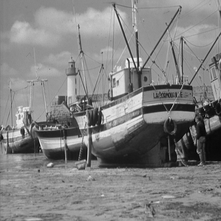
#> input picture images/originals/boat.png, 221 x 221 px, shrunk from 512 x 512 before the run, given in place of airplane_64.png, which was not available
$ python longtest.py
#> lines starting #> are read from the running program, lines starting #| are printed output that depends on the picture; pictures that were not available may be replaced by others from this repository, and a replacement may not be noted
### wm/moments/_RadialMoment.py
import gc
import h5py
import numpy as np

from ..Image import Image

class _RadialMoment:

    def __init__(self, n_max, N=None, m_max=None, M=None, **kwargs):
        """
        n_max: max order
        N: image height
        m_max: max repetition
        M: image width
        """
#> called with n_max = 50, N = 64
        self.dtype = kwargs.get('dtype', complex)
        self.pxtype = kwargs.get('dtype', np.uint8)
        # N:sampling, M:sampling
        self.N = N or n_max
        self.M = M or self.N
        # n_max:order, m_max:repetition
        self.n_max = n_max
        self.m_max = m_max or n_max
        self.w_space = None
        # coding
        self.qs = kwargs.get('qs', 0.3)
        self.encode_dir = kwargs.get('encode_dir', 'diagonal')
        self.encode_K = kwargs.get('encode_K', self.m_max)
        #
        self.polar_r_fi  = np.zeros((self.N,self.M,2))
        for u in range(self.N):
            for v in range(self.M):
                self.polar_r_fi[u,v] = self.pos_to_polar(u, v)
        self.Vmx = kwargs.get('Vmx', None)
        if kwargs.get('Vfile', None) is not None:
            with h5py.File(kwargs['Vfile'], 'r') as hf:
                self.Vmx = hf['V'][:]

    def __call__(self):
        raise NotImplementedError

    # [109 lines left out: functions reconstruct_px, reconstruct, encode, decode_moment, decode, not called in this run]

    ## Helpers

    def get_momentum_mx(self):
        return np.zeros((self.n_max+1, self.m_max+1), dtype=self.dtype)

    # [14 lines left out: functions unloadVfile, polar_uv, not called in this run]

    def pos_to_polar(self, x, y, N=None, M=None):
        """
        x: x coord
        y: y coord
        """
        N = N or self.N
        M = M or self.M
        x_p = (2*x-N+1)/(N-1)
        y_p = (2*y-M+1)/(M-1)
        return (
            np.sqrt((x_p*x_p)+(y_p*y_p)),
            np.arctan2(y_p, x_p)
        )

    # [9 lines left out: function imgrid, not called in this run]
##

### wm/benchmarks/utils.py
import numpy as np
import pandas as pd

from PIL import Image
from multiprocessing import Pool, cpu_count
from .. import Image as PolarImage


class ConsistentRandomBits:

    def __init__(self, lengths, repetitions=1, seed=None):
        self.data = {}
        self.lengths = lengths
        self.repetitions = repetitions
        self.generate(seed)

    def generate(self, seed=None):
        self.data = {}
        if seed:
            np.random.seed(seed)
        for L in self.lengths:
            self.data[L] = [
                np.random.randint(2, size=L)
                for k in range(self.repetitions)
            ]
        return True
#

# [15 lines left out: function execute_bs, not called in this run]

def run(method, images, Ls, repetitions, gen_bs, imDir='../images/monochrome/', multiproc=True):
    CRB = ConsistentRandomBits(Ls, repetitions=repetitions)
    calls = []
    for imName in images:
        imPath = imDir + imName + '.png'
        pim = PolarImage(imPath, colored=False)
        im = Image.fromarray(pim.im)
        for L in Ls:
            order = int(np.sqrt(L))
            for k in range(repetitions):
                data = CRB.data[L][k]
                pos = np.arange(L)
                bs_ = gen_bs(method, data, pos, im)
                calls.append(
                    (imName, imPath, method, L, data, pos, bs_, k)
                )
#> this loop made 4 passes
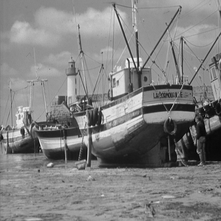
#> input picture images/originals/boat.png, 221 x 221 px, shrunk from 512 x 512 before the run, given in place of airplane_64.png, which was not available
#> pass 1, in __init__, `self.default_array = self.circle`:
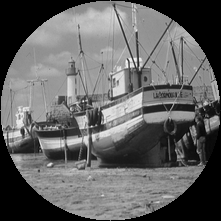
#> self.default_array: shape (221, 221); min 0, max 249, mean 99.3
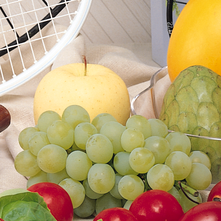
#> input picture images/originals/fruits.png, 221 x 221 px, shrunk from 512 x 512 before the run, given in place of arctichare_64.png, which was not available
#> pass 2, in __init__ (call 2), `self.im  = cv2.imread(image, cv2.IMREAD_COLOR if colored else cv2.IMRE..`:
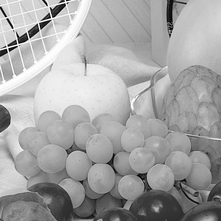
#> self.im: shape (221, 221); min 0, max 255, mean 164.3
#> pass 2, in __init__ (call 2), `self.default_array = self.circle`:
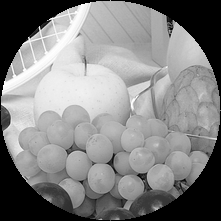
#> self.default_array: shape (221, 221); min 0, max 255, mean 131.3
    if multiproc:
        with Pool(cpu_count()) as p:
            res = p.starmap(execute_bs, calls, chunksize=1)
    else:
        res = []
        for call in calls:
            ret = execute_bs(*call, verbose=False)
            print(ret)
            res.append(ret)
    df = pd.DataFrame(res)
    return df
#

### wm/Image.py
import cv2
import scipy
import numpy as np
from PIL import Image as PILImage
from matplotlib import pyplot as plt
from scipy import ndimage, interpolate

class Image:

    def __init__(self, image, colored=True, circle_radius=1):

        # load
        self.im  = cv2.imread(image, cv2.IMREAD_COLOR if colored else cv2.IMREAD_GRAYSCALE) if isinstance(image, str) else image
        self.colored = colored
        if colored:
            self.im = cv2.cvtColor(self.im, cv2.COLOR_BGR2RGB)
            self.grey = Image(cv2.cvtColor(self.im, cv2.COLOR_RGB2GRAY), colored=False, circle_radius=circle_radius)
        else:
            self.grey = None

        # dimensions
#> (the run stopped early here; a loop or call above may not have finished)
